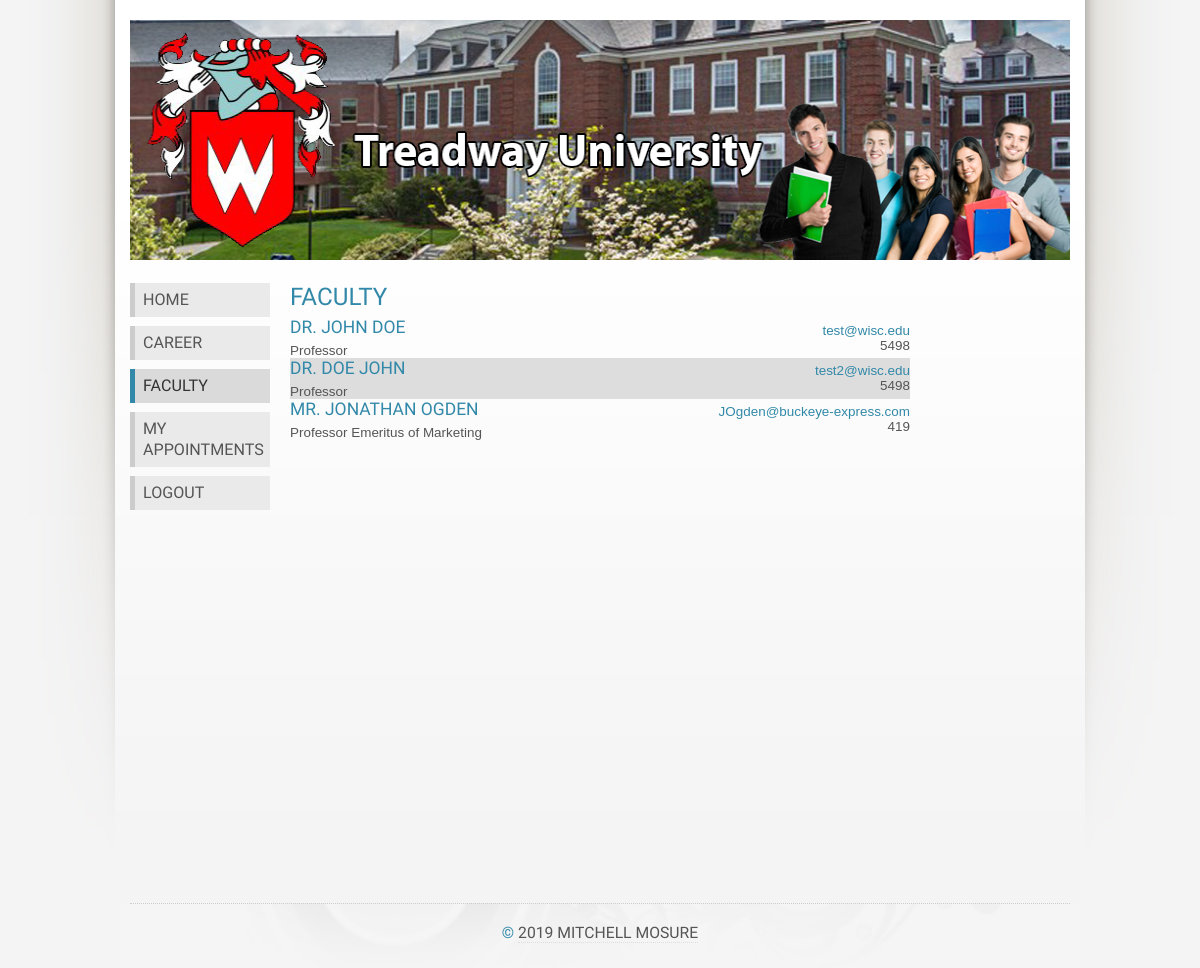
Page /faculty.php (signed in) on the committed database.
### tables this page shows
CREATE TABLE `faculty` (
  `fac_id` int(10) unsigned NOT NULL AUTO_INCREMENT,
  `uid` int(10) unsigned NOT NULL,
  `position` varchar(100) DEFAULT NULL,
  PRIMARY KEY (`fac_id`),
  KEY `faculty_FK` (`uid`),
  CONSTRAINT `faculty_FK` FOREIGN KEY (`uid`) REFERENCES `users` (`user_id`)
);

CREATE TABLE `users` (
  `user_id` int(10) unsigned NOT NULL AUTO_INCREMENT,
  `username` varchar(20) NOT NULL DEFAULT '',
  `password` varchar(20) NOT NULL DEFAULT '',
  `admin` char(3) NOT NULL DEFAULT 'NO',
  `prefix` varchar(5) DEFAULT NULL,
  `first_name` varchar(50) NOT NULL DEFAULT '',
  `last_name` varchar(50) NOT NULL DEFAULT '',
  `street` varchar(50) DEFAULT NULL,
  `city` varchar(50) DEFAULT NULL,
  `state` char(2) DEFAULT NULL,
  `zip` int(5) DEFAULT '0',
  `phone` int(10) DEFAULT '0',
  `cell` int(10) DEFAULT '0',
  `email` varchar(50) NOT NULL DEFAULT '',
  `active` char(3) NOT NULL DEFAULT 'YES',
  PRIMARY KEY (`user_id`)
);

### faculty.php (the view, shortened to what this page needs)
<!DOCTYPE html PUBLIC "-//W3C//DTD XHTML 1.1 Strict//EN" "http://www.w3.org/TR/xhtml1/DTD/xhtml1-strict.dtd">
<html xmlns="http://www.w3.org/1999/xhtml" lang="en" xml:lang="en">
	<head>
		<link rel="stylesheet" type="text/css" href="origo.css" title="Origo" media="all"/>
	</head>
	<body class="light blue smaller freestyle01">
		<div id="layout">
			<div class="row">
				<div class="col c12 aligncenter">
					<img src="images/front.png" width="960" height="240" alt="" />
				</div>
			</div>
			<div class="row" style="min-height: 600px;">
				<div class="col c2 alignleft">
					<ul class="menu">
						<li><a href="index.php">Home</a></li>
						<li><a href="career.php">Career</a></li>
						<li><a class="current" href="faculty.php">Faculty</a></li>
                        <li><a href="my-apps.php">My Appointments</a></li>
                        <?php
							if ($_SESSION['logABC'] != 'APPLE') {
								echo "<li><a href=\"login.php\">Login</a></li>";
							} else {
								echo "<li><a href=\"logout.php\">Logout</a></li>";
							}
						?>
					</ul>
				</div>
				<div class="col c8">
					<h2>Faculty</h2>
					<?php
                        include('connect.inc.php');
                        $query = "SELECT * FROM faculty, users WHERE active = 'YES' AND faculty.uid = users.user_id ORDER BY last_name";
                        $result = mysqli_query($conn, $query);
                        $num = mysqli_num_rows($result);
                        if ($num > 0) {
                            echo "<table style='width: 100%;' cellspacing='0'>";
                            $i = 0;
                            while ($row = mysqli_fetch_assoc($result)) {
                                if (($i % 2) == 0) {
                                    echo "<tr style='border-bottom: 1px solid #ccc;'>";
                                } else {
                                    echo "<tr bgcolor='#ddd' style='border-bottom: 1px solid #ccc;'>";
                                }
                                $fac_id = $row["fac_id"];
                                $position = $row["position"];
                                $prefix = $row["prefix"];
                                $first_name = $row["first_name"];
                                $last_name = $row["last_name"];
                                $email = $row["email"];
                                $phone = $row["phone"];
                                echo "
                                <td>
                                    <div>
                                        <h3>
                                            <a href='individual.php?id=$fac_id'>
                                                $prefix $first_name $last_name
                                            </a>
                                        </h3>
                                        <div>
                                            $position
                                        </div>
                                    </div>
                                </td>
                                <td align='right'>
                                    <h4>
                                        <a href='mailto:$email'>
                                            $email
                                        </a>
                                    </h4>
                                    <div>
                                        $phone
                                    </div>
                                </td>
                                ";
                                echo "</tr>";
                                $i++;
                            }
                            echo "</table>";
                        }
                        else {
                            echo "No rows found";
                        }
                    ?>
				</div>
			</div>
			<div id="footer" class="row">
				<div class="col c12 aligncenter">
					<h3>&copy; <a href="https://mitchell.mosure.me" target="_blank">2019 Mitchell Mosure</a></h3>
				</div>
			</div>
		</div>
	</body>
</html>

### origo.css (style rules this page uses)
* { margin:0; padding:0; }
body { background:#0a0a0a url(images/background.jpg) top center no-repeat; color:#ccc; font:110% 'Economica',Tahoma,sans-serif; line-height:1.3em; }
a { color:#d06060; text-decoration:none; font-weight:400; }
p,ul,ol,dl { margin:0 0 15px 0; line-height:1.5em; }
h2 { font-size:2.2em; color:#333; margin:0 0 5px; }
h3 { font-size:1.6em; margin:0 0 5px 0; }
h1,h2,h3 { color:#d06060; font-weight:400; line-height:1.2em; font-family:'Economica', sans-serif; }
#layout { margin:40px auto 0; width:960px; }
#footer { background:#0a0a0a url(images/insidebg.jpg) top center no-repeat; }
#footer .col { color:#555; border-top:1px dotted #1a1a1a; padding:20px 0; }
#footer a { color:#555; font-weight:400; text-decoration:none; border-bottom:1px dotted #333; }
.col { float:left; margin:0 10px; overflow:hidden; float:left; display:inline; }
.col img { max-width:100%; }
.row { width:960px; margin:20px auto 0; overflow:hidden; }
.c2 { width:140px; }
.c8 { width:620px; }
.c12 { width:940px; }
ul.menu { list-style:none; margin:0; padding:10px 0; border-top:1px solid #333; }
ul.menu li { list-style:none; text-align:center; font-size:1.2em; margin:0 0 10px; padding:0 0 8px 0; color:#888; border-bottom:1px solid #333; }
ul.menu li a { font-size:1.2em; font-weight:400; }
.alignleft { text-align:left; }
.aligncenter { text-align:center; }
.smaller { font-size:0.9em; }
body.light { background:#f5f5f5 url(images/background-light.jpg) top center no-repeat; color:#555; }
body.light a { color:#d06060; }
body.light h2 { color:#555; }
body.light h1, body.light h2, body.light h3 { color:#d06060; }
body.light ul.menu { border-top:1px solid #ddd; }
body.light ul.menu li { border-bottom:1px solid #ddd; }
body.light #footer { background:#f5f5f5 url(images/insidebg-light.jpg) top center no-repeat; }
body.light #footer .col { color:#555; border-top:1px dotted #ccc; }
body.light #footer a { color:#555; border-bottom:1px dotted #ddd; }
body.blue a { color:#3288a8; }
body.blue h1, body.blue h2, body.blue h3 { color:#3288a8; }
body.freestyle01 { font:84% Tahoma,sans-serif; }
body.freestyle01 #layout { margin:20px auto 0; width:960px; }
body.freestyle01 h1, body.freestyle01 h2, body.freestyle01 h3, body.freestyle01 ul.menu li a { font-family: 'Dosis', sans-serif; text-transform:uppercase; }
body.freestyle01 h2 { font-size:1.8em; }
body.freestyle01 h3 { font-size:1.3em; }
body.freestyle01 ul.menu { list-style:none; margin:0 0 15px 0; border:0; padding:0; position:relative; }
body.freestyle01 ul.menu li { list-style:none; text-align:left; font-size:1.2em; margin:0 0 1px; border:0; color:#888; }
body.freestyle01 ul.menu li a { font-size:1em; color:#555; padding:7px 5px 7px 8px; border-left:5px solid #ccc; background-color:#eaeaea; display:block; font-weight:400; }
body.freestyle01 ul.menu li a:hover, body.freestyle01 ul.menu li a.current { color:#333; border-color:#3288a8; background-color:#dadada;text-decoration:none; }
body.freestyle01 #footer { font-size:0.9em; color:#999; }

### rows in the picture
faculty: uid.prefix "DR.", uid.first_name "JOHN", uid.last_name "DOE", position "Professor", uid.email "test@wisc.edu", uid.phone "5498"
faculty: uid.prefix "DR.", uid.first_name "DOE", uid.last_name "JOHN", position "Professor", uid.email "test2@wisc.edu", uid.phone "5498"
faculty: uid.prefix "MR.", uid.first_name "JONATHAN", uid.last_name "OGDEN", position "Professor Emeritus of Marketing", uid.email "JOgden@buckeye-express.com", uid.phone "419"
